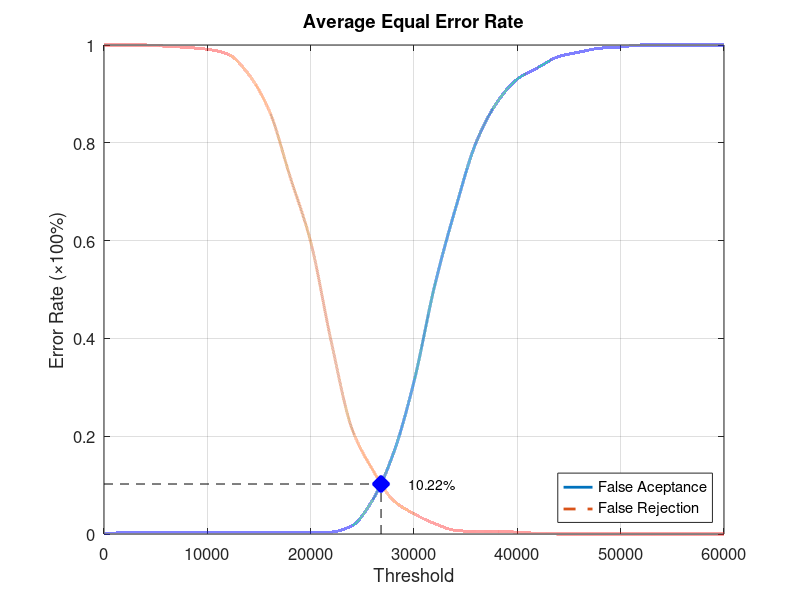
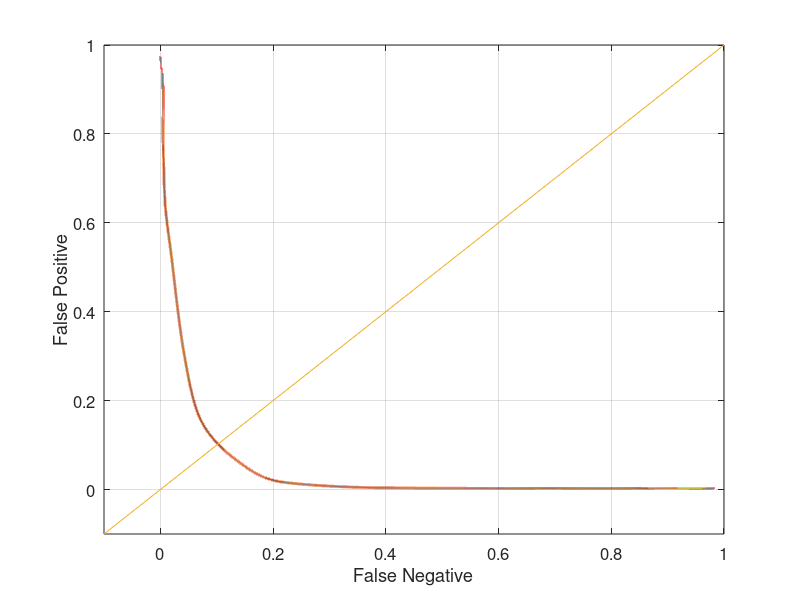

Source code (MATLAB) for these figures, in order:
function yEER = Experiment2Average
close all;
clear;
clc;
x = 0:2000:60000;
xq = 0:0.5:60000;

y0 = [0 0.00263158 0.00263158 0.00263158 0.00263158 0.00263158 0.00263158 0.00263158 0.00263158 0.00263158 0.00263158 0.00394737 0.0171053 0.0697368 0.164474 0.311842 0.507895 0.664474 0.8 0.881579 0.930263 0.953947 0.976316 0.985526 0.993421 0.996053 1 1 1 1 1];
yy0 = interp1(x, y0, xq, 'pchip');
y1 = [1 1 1 0.9975 0.995 0.99125 0.98125 0.94 0.865 0.73125 0.5975 0.3925 0.215 0.13125 0.06875 0.04125 0.02125 0.0075 0.005 0.005 0.00375 0.00125 0 0 0 0 0 0 0 0 0];
yy1 = interp1(x, y1, xq, 'pchip');

% Calculating EER: 
y2 = abs(y0 - y1);
find(y2 == min(y2))
yy2 = abs(yy0 - yy1);
xEER = find(yy2 == min(yy2));
xEERIndex = xq(xEER) % X-axis EER
yEER = yy0(xEER) % Y-axis EER

main = figure
plot(xq, yy0,'-','LineWidth', 2);	hold on
plot(xq, yy1,'--','LineWidth', 2);	hold on
plot([xEERIndex xEERIndex], [0 yEER], 'k--');	hold on
plot([0 xEERIndex], [yEER yEER], 'k--');	hold on
plot(xEERIndex, yEER, 'bx', 'LineWidth', 10);	hold on
text(xEERIndex + 10 * xEERIndex / 100, yEER, [num2str(round((10000 * yEER)) / 100) '%'])
legend('False Aceptance', 'False Rejection', 'Location', 'SouthEast')
xlabel('Threshold')
ylabel('Error Rate (\times100%)')
title('Average Equal Error Rate')
set(gca, 'FontSize', 12)
axis([0 60000 0 1])
grid on

print(main, 'Experiment2AverageMain', '-dpng');
FNRxFPR = figure('Color', [1 1 1]);
plot(yy1, yy0, '-', yy1, yy0, 'LineWidth', 2);
hold on
y = -0.1:0.1:1
plot(y, y); 
set(gca, 'FontSize', 12)
xlabel('False Negative')
ylabel('False Positive')
axis([-0.1 1 -0.1 1])
set(gca, 'FontSize', 12)
grid on

print(FNRxFPR, 'Experiment2AverageFNRxFPR','-dpng');
end
